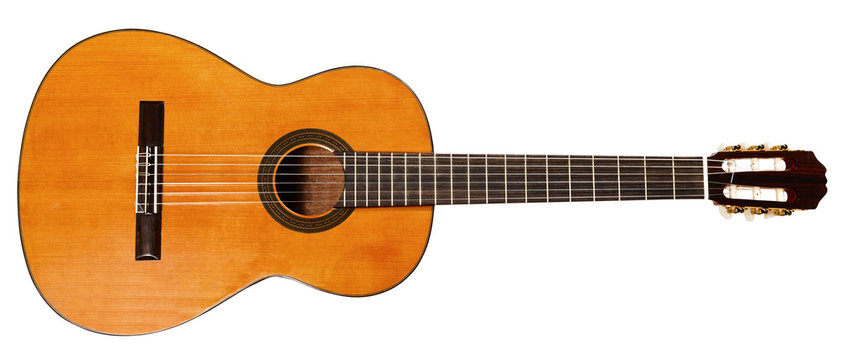
#> input picture nonograms/input_images/guitar.jpg, 841 x 360 px
$ python image_processing.py
#> lines starting #> are read from the running program, lines starting #| are printed output that depends on the picture; after the words box and inside, x2 and y2 are one past the last pixel; in counts of white or black regions, pixels touching at a corner belong together
from PIL import Image, ImageFilter, ImageOps

WIDTH = 30
HEIGHT = 15


def process_image():
    with open('./input_images/guitar.jpg', 'rb') as f:
        img = Image.open(f)
#> img is the input picture: PIL image 841x360 RGB; mean R, G, B 226.8, 198.2, 169.9
        # grayscale
        img = img.convert('L')
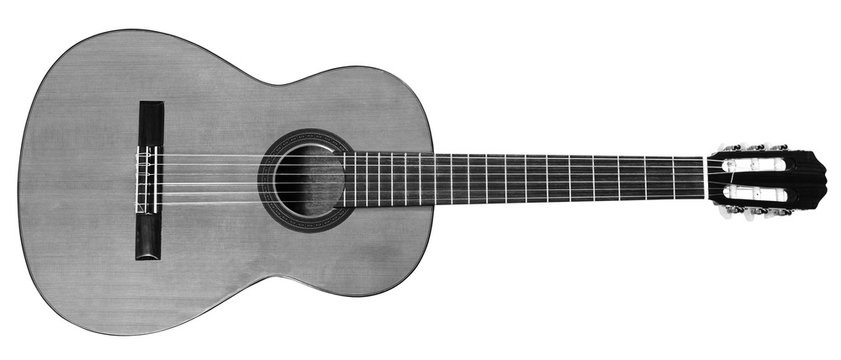
#> img: PIL image 841x360 L; min 0, max 255, mean 203.5

        # resize
        img = img.resize((WIDTH, HEIGHT))

        # edge detection
        img = ImageOps.expand(img, border=5, fill=255)
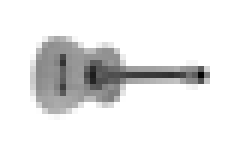
#> img: PIL image 40x25 L (shown 6 times larger); min 4, max 255, mean 231.5
        img = img.filter(ImageFilter.FIND_EDGES)
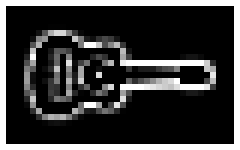
#> img: PIL image 40x25 L (shown 6 times larger); min 0, max 255, mean 56.7
        img = img.crop((5, 5, WIDTH+5, HEIGHT+5))

        # thresholding
        px = img.load()
        for x in range(WIDTH):
            for y in range(HEIGHT):
                px[x, y] = 255 if px[x, y] < 100 else 20

    return img


def show_image(img):
    display_img = img.resize((WIDTH*100, HEIGHT*100), Image.NEAREST)
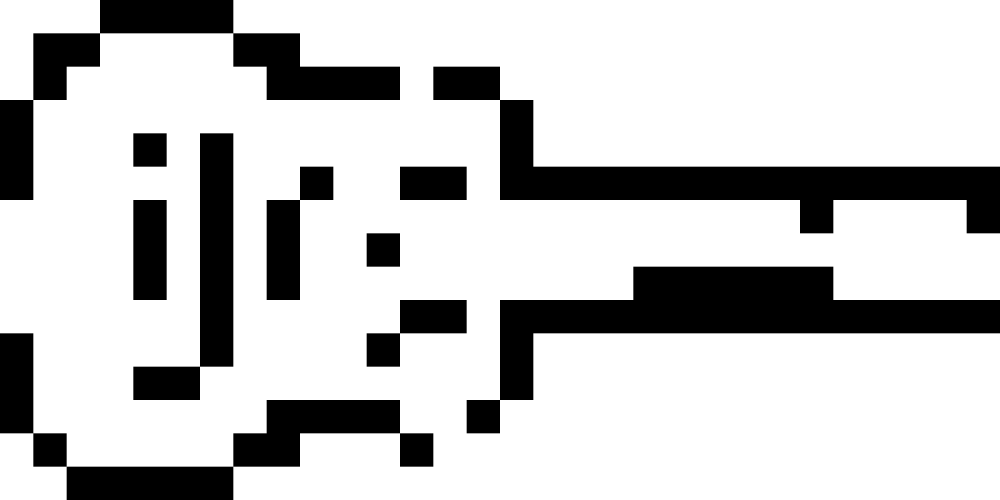
#> display_img: PIL image 3000x1500 L (shown at 1/3 size); values 20 (black) and 255 (white), 77.8% white; 11 black regions, largest, box (x1, y1, x2, y2) and area: (1400, 800, 3000, 1300) 240000, (1300, 200, 3000, 700) 210000, (0, 0, 1200, 600) 160000
    display_img.show()


if __name__ == '__main__':
    img = process_image()
    show_image(img)
